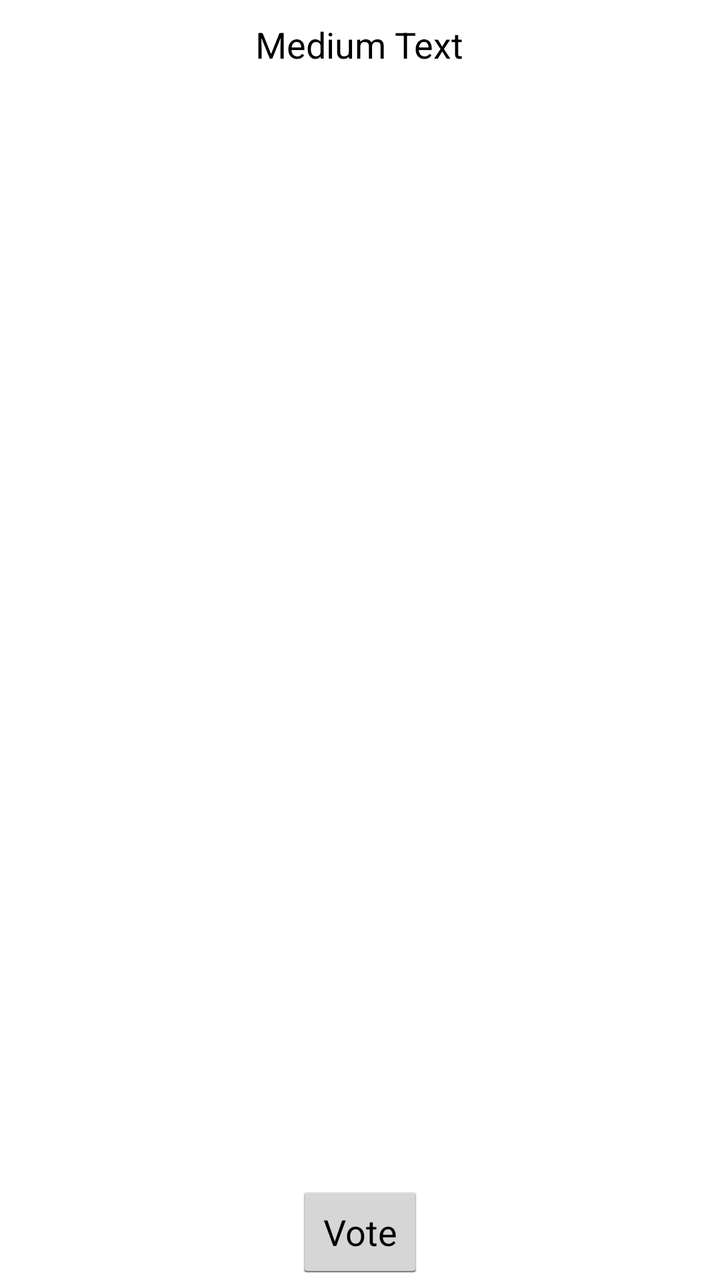
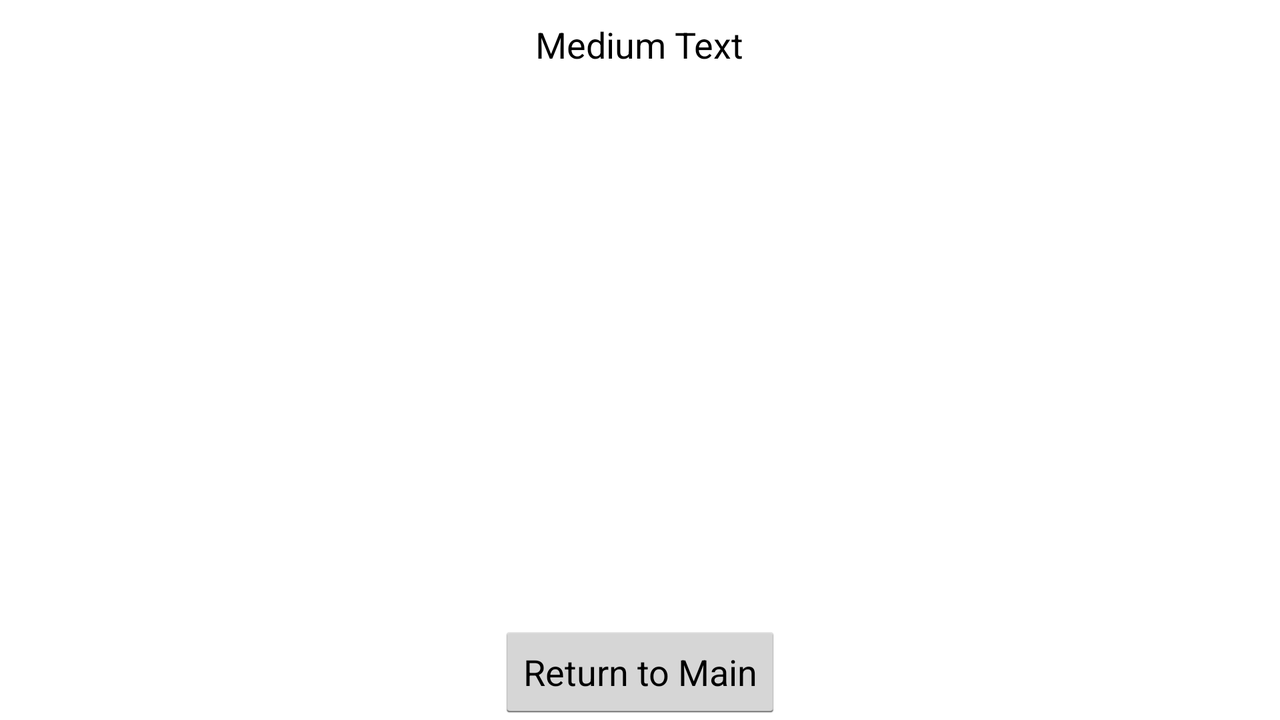

Compare how this app lays out the same screen by default and in its alternative resource folder. The renders come first, then the two layout files and the values they reference.
<!-- AndroidManifest.xml: application theme AppTheme -->
<!-- res/layout/vote_screen.xml -->
<RelativeLayout xmlns:android="http://schemas.android.com/apk/res/android"
    xmlns:tools="http://schemas.android.com/tools"
    android:layout_width="match_parent"
    android:layout_height="match_parent"
    tools:context=".EmPubLiteActivity"
    android:clickable="true"
    android:id="@+id/vote_screen">


    <Button
        android:layout_width="wrap_content"
        android:layout_height="wrap_content"
        android:text="@string/voteButton"
        android:id="@+id/vote_button"
        android:onClick="vote"
        android:layout_alignParentBottom="true"
        android:layout_centerHorizontal="true" />

    <TextView
        android:layout_width="wrap_content"
        android:layout_height="wrap_content"
        android:textAppearance="?android:attr/textAppearanceMedium"
        android:text="Medium Text"
        android:id="@+id/vote_poll_question"
        android:layout_alignParentTop="true"
        android:layout_centerHorizontal="true"
        android:layout_margin="10dp"/>

    <ListView
        android:layout_width="wrap_content"
        android:layout_height="wrap_content"
        android:id="@+id/vote_option_list"
        android:layout_centerHorizontal="true"
        android:layout_above="@+id/vote_button"
        android:layout_below="@+id/vote_poll_question"
        android:choiceMode="singleChoice"/>

</RelativeLayout>
<!-- resources referenced by this layout -->
<resources>
  <string name="voteButton">Vote</string>
  <style name="AppTheme" parent="android:Theme.Holo.Light.DarkActionBar">
          
      </style>
</resources>
<!-- res/layout-land/vote_screen.xml (the repository's variant of the layout above) -->
<!-- drawn on the phone turned sideways -->
<RelativeLayout xmlns:android="http://schemas.android.com/apk/res/android"
    xmlns:tools="http://schemas.android.com/tools"
    android:layout_width="match_parent"
    android:layout_height="match_parent"
    tools:context=".EmPubLiteActivity"
    android:clickable="true"
    android:id="@+id/vote_screen">


    <TextView
        android:layout_width="wrap_content"
        android:layout_height="wrap_content"
        android:textAppearance="?android:attr/textAppearanceMedium"
        android:text="Medium Text"
        android:id="@+id/vote_poll_question"
        android:layout_alignParentTop="true"
        android:layout_centerHorizontal="true"
        android:layout_margin="10dp"/>

    <ListView
        android:layout_width="wrap_content"
        android:layout_height="wrap_content"
        android:id="@+id/vote_option_list"
        android:layout_centerHorizontal="true"
        android:layout_below="@+id/vote_poll_question"
        android:choiceMode="singleChoice"
        android:layout_above="@+id/button" />

    <Button
        android:layout_width="wrap_content"
        android:layout_height="wrap_content"
        android:text="Return to Main"
        android:id="@+id/button"
        android:layout_alignParentBottom="true"
        android:layout_centerHorizontal="true"
        android:onClick="returnToMain"/>

</RelativeLayout>
<!-- resources referenced by the variant -->
<!-- as the phone turned sideways resolves them -->
<resources>
  <style name="AppTheme" parent="android:Theme.Holo.Light.DarkActionBar">
          
      </style>
</resources>
